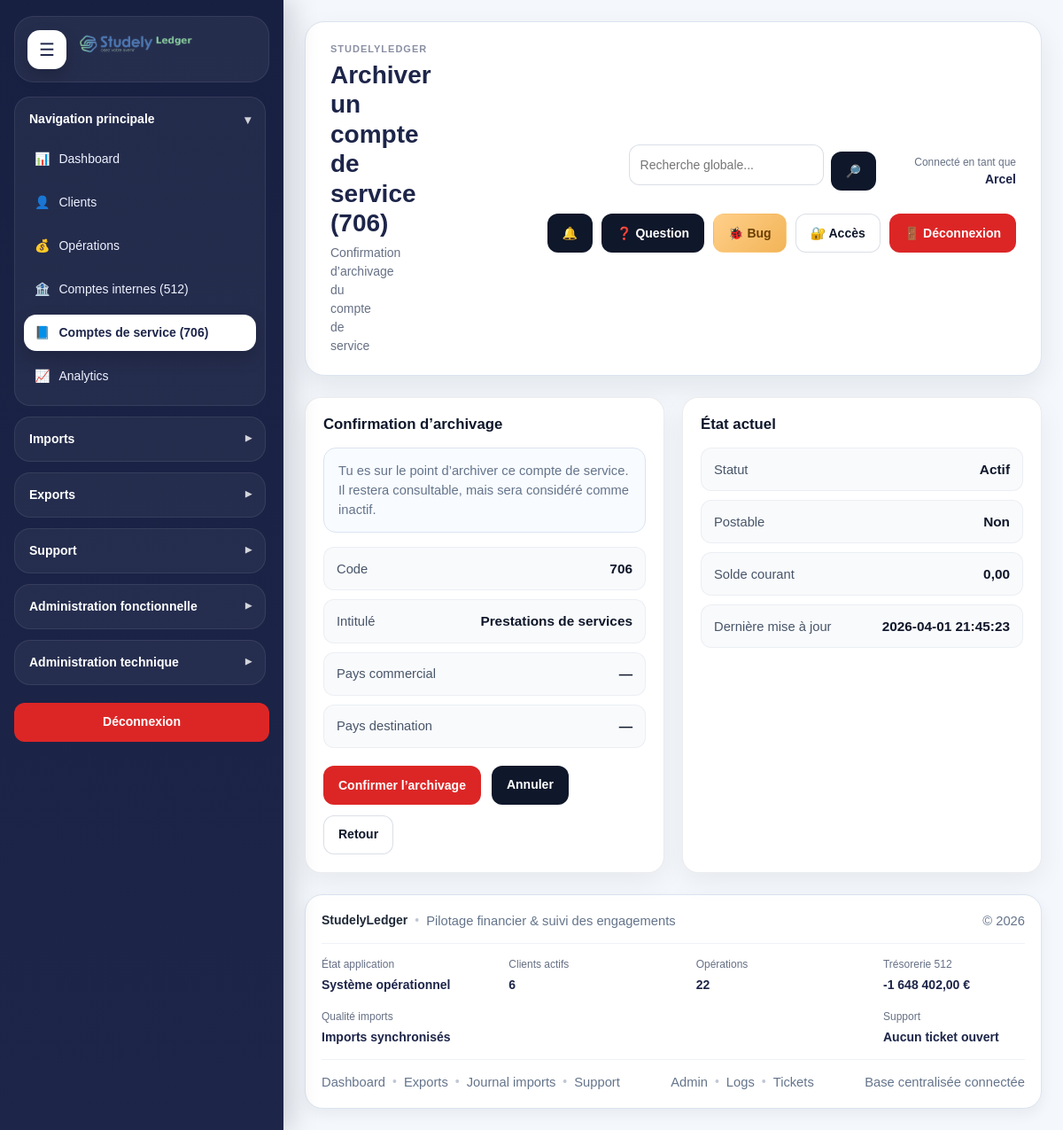
/modules/service_accounts/archive.php?id=31 (signed in), run on an earlier commit of the app's database.
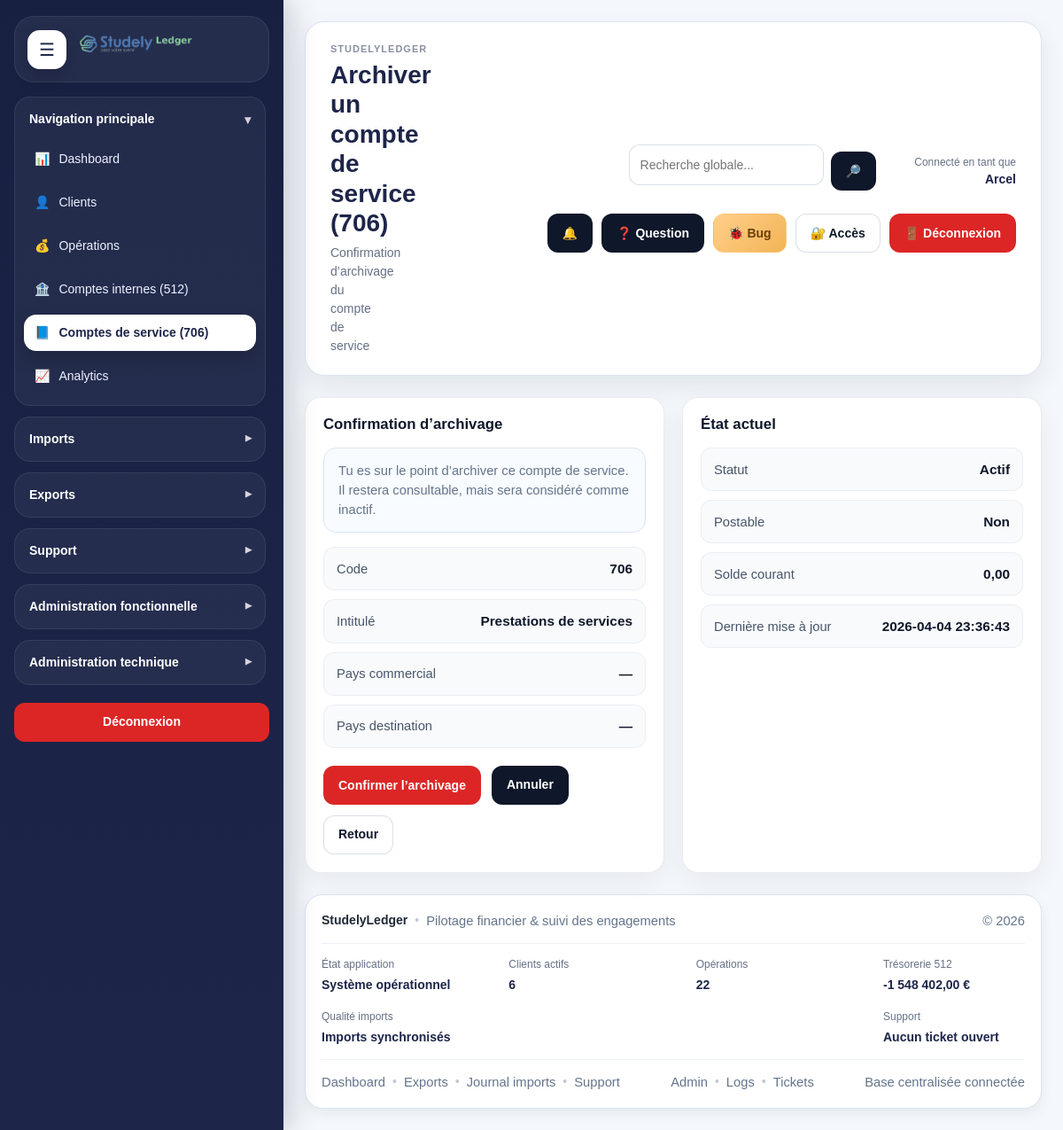
And on a later commit of the database.
### tables this page shows
CREATE TABLE `service_accounts` (
  `id` int(11) NOT NULL,
  `parent_account_id` int(11) DEFAULT NULL,
  `account_level` int(11) NOT NULL DEFAULT 1,
  `sort_order` int(11) NOT NULL DEFAULT 0,
  `account_code` varchar(50) NOT NULL,
  `account_label` varchar(255) NOT NULL,
  `operation_type_label` varchar(255) DEFAULT NULL,
  `destination_country_label` varchar(150) DEFAULT NULL,
  `commercial_country_label` varchar(150) DEFAULT NULL,
  `level_depth` int(11) NOT NULL DEFAULT 3,
  `is_postable` tinyint(1) NOT NULL DEFAULT 1,
  `is_active` tinyint(1) NOT NULL DEFAULT 1,
  `current_balance` decimal(15,2) NOT NULL DEFAULT 0.00,
  `created_at` datetime NOT NULL DEFAULT current_timestamp(),
  `updated_at` datetime DEFAULT NULL
);

### includes/admin_functions.php (called while the page is built, shortened)
<?php
if (!function_exists('e')) {
    function e(?string $value): string
    {
        return htmlspecialchars((string)($value ?? ''), ENT_QUOTES, 'UTF-8');
    }
}

### modules/service_accounts/archive.php (the view, shortened to what the changed rows need)
<?php
$pdo = getPDO();
require_once __DIR__ . '/../../includes/admin_functions.php';
$id = (int)($_GET['id'] ?? $_POST['id'] ?? 0);
$stmt = $pdo->prepare("
    SELECT *
    FROM service_accounts
    WHERE id = ?
    LIMIT 1
");
$stmt->execute([$id]);
$account = $stmt->fetch(PDO::FETCH_ASSOC);
require_once __DIR__ . '/../../includes/document_start.php';
?>
<div class="layout">
    <div class="main">
        <?php require_once __DIR__ . '/../../includes/header.php'; ?>
        <div class="dashboard-grid-2">
            <div class="card">
                <div class="sl-data-list">
                    <div class="sl-data-list__row">
                        <span>Code</span>
                        <strong><?= e((string)($account['account_code'] ?? '')) ?></strong>
                    </div>
                    <div class="sl-data-list__row">
                        <span>Intitulé</span>
                        <strong><?= e((string)($account['account_label'] ?? '')) ?></strong>
                    </div>
                    <?php if (array_key_exists('commercial_country_label', $account)): ?>
                        <div class="sl-data-list__row">
                            <span>Pays commercial</span>
                            <strong><?= e((string)($account['commercial_country_label'] ?? '—')) ?></strong>
                        </div>
                    <?php endif; ?>
                    <?php if (array_key_exists('destination_country_label', $account)): ?>
                        <div class="sl-data-list__row">
                            <span>Pays destination</span>
                            <strong><?= e((string)($account['destination_country_label'] ?? '—')) ?></strong>
                        </div>
                    <?php endif; ?>
                </div>
            </div>
            <div class="card">
                <div class="sl-data-list">
                    <?php if (array_key_exists('current_balance', $account)): ?>
                        <div class="sl-data-list__row">
                            <span>Solde courant</span>
                            <strong><?= e(number_format((float)($account['current_balance'] ?? 0), 2, ',', ' ')) ?></strong>
                        </div>
                    <?php endif; ?>
                    <?php if (array_key_exists('updated_at', $account)): ?>
                        <div class="sl-data-list__row">
                            <span>Dernière mise à jour</span>
                            <strong><?= e((string)($account['updated_at'] ?? '')) ?></strong>
                        </div>
                    <?php endif; ?>
                </div>
            </div>
        </div>
        <?php require_once __DIR__ . '/../../includes/footer.php'; ?>
    </div>
</div>
<?php require_once __DIR__ . '/../../includes/document_end.php'; ?>

### includes/footer.php (shortened to what the changed rows need)
<?php
require_once __DIR__ . '/admin_functions.php';
$totalTreasuryBalance = 0.0;
try {
    if (tableExists($pdo, 'treasury_accounts')) {
        $totalTreasuryBalance = (float)$pdo->query("
            SELECT COALESCE(SUM(current_balance), 0)
            FROM treasury_accounts
            WHERE COALESCE(is_active, 1) = 1
        ")->fetchColumn();
    }
} catch (Throwable $e) {
}
?>
<footer class="app-footer">
    <div class="rich-footer">
        <div class="system-status-bar">
            <div class="status-item">
                <span class="status-label">Trésorerie 512</span>
                <span class="status-value"><?= number_format($totalTreasuryBalance, 2, ',', ' ') ?> €</span>
            </div>
        </div>
    </div>
</footer>

What changed in the data, as far as the page shows it:
changed service_accounts "Prestations de services": updated_at "2026-04-01 21:45:23" → "2026-04-04 23:36:43"
Also different on the page:
$totalTreasuryBalance: "-1 648 402,00" → "-1 548 402,00"
